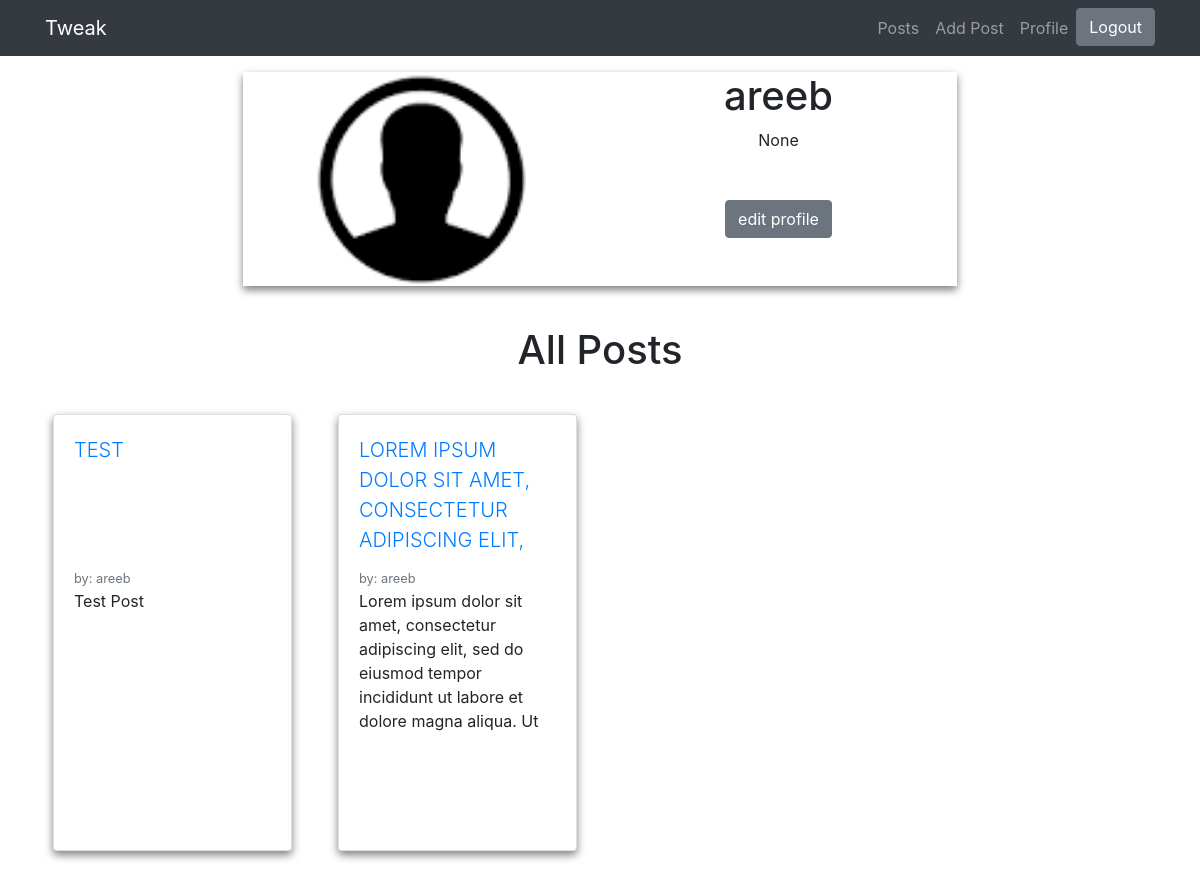
Screenshot of /profile/areeb (signed in) with the database file from the repository.
### app.py (models this page shows)
class User(UserMixin, db.Model):
    id = db.Column(db.Integer, primary_key=True)
    username = db.Column(db.String(15), unique=True)
    email = db.Column(db.String(50), unique=True)
    password = db.Column(db.String(80))
    admin = db.Column(db.Boolean, unique=False, default=True)
    profile_picture = db.Column(db.String(70), nullable=False, default='url_for(\'static\',filename=\'default.png\')')
    about = db.Column(db.String(120), unique=False)
    roles = db.relationship(
        'Role',
        secondary=roles_users,
        backref=db.backref('users', lazy='dynamic')
    )
    def __repr__(self):
        return (self.username)

class Posts(db.Model):
    id = db.Column(db.Integer, primary_key=True)
    post_id = db.Column(db.String(30), nullable=False)
    post_by = db.Column(db.String(15), nullable=False)
    post_title = db.Column(db.String(80), nullable=False)
    post_body = db.Column(db.String(25000), nullable=False)
    post_created = db.Column(db.DateTime, default = datetime.utcnow)

### app.py (the view)
@app.route('/profile/<string:pro>')
@login_required
def dashboard(pro):
    user = User.query.filter_by(username=pro).first()
    posts = Posts.query.filter_by(post_by=pro).order_by(Posts.post_created).all()
    if (user):
        image_file = user.profile_picture
        currentuser = User.query.filter_by(username=pro).one()
        return render_template('profile.html', posts=posts, admin=current_user.admin, image_file = image_file, name = str(current_user.username), profile = str(currentuser), about=current_user.about)
    else:
        return render_template('profile.html', admin=current_user.admin, image_file = url_for('static',filename='profile_pics/default.png'), name = str(current_user.username),about='This Profile Dosen\'t Exists' , profile = 'user dosent exist')

### app.py (called while the page is built)
@login_manager.user_loader
def load_user(user_id):
    return User.query.get(int(user_id))

### templates/profile.html (shortened to what this page needs)
{% extends "base.html" %}
{% block nav %}
<li>
<a href="{{ url_for('logout') }}">
  <button type="button" class="btn btn-secondary d-flex nav-item">Logout</button>
</a>
</li>
{% endblock %}
{% block body %}
<div class="container mt-16 mb-24 ">
      <div class="row">
        <div class="col-lg-8 mx-auto d-lg-block d-md-none d-none">
          <div class="h-auto m-2 w-auto text-center" style=" box-shadow: 0 4px 8px 0 rgba(0, 0, 0, 0.5);">
            <div class="container flow-root ">
              <div class="row">
                <div class="col-lg-6 p-0">
                  <div class="inline-block w-full h-full content-center object-cover relative" style=" background-color: black;">
                    <img src="{{ image_file }}" alt="{{ profile }}" class="absolute top-0 left-0 w-full h-full object-cover">
                  </div>
                </div>
                <div class="col-lg-6">
                  <div class="text-center w-full inline-block">
                    <h1>{{ profile}}</h1>
                    <p class="mx-1" >{{ about }}</p>
                    {% if name == profile %}
                    <p><a href="{{ url_for('update',idp=current_user.username) }}">
                      <button class="btn btn-secondary m-8">edit profile</button></a></p>
                    {% endif %}
                  </div>
                </div>
              </div>
            </div>
          </div>
        </div>
      </div>
    <div class="row mt-8">
      <div class="col-lg-12 text-center">
        <h1>All Posts</h1>
      </div>
        {% if posts|length < 1 %}
            <h2>Nothing Posted Yet</h2>
            {% else %}
            {% for post in posts %}
              <div class="col-lg-3 mt-3">
                <div class="card h-100 m-2 mb-3 mt-3" style="box-shadow: 0 4px 8px 0 rgba(0, 0, 0, 0.5); ">
                  <div class="card-body" style="position:relative;">
                    <p class="card-title text-uppercase lead" style="overflow: hidden; position: relative; height: 30%;  max-height: 15ch;">
                      <a href="#">{{ post.post_title }}</a>
                    </p>
                    <small class="card-subtitle mb-2 text-muted">by: {{ post.post_by }}</small>
                    <p class="card-text" style="overflow: hidden;  max-height: 14ch;"> {{ post.post_body }} </p>
                  </div>
                </div>
              </div>
            {% endfor %}
        {% endif %}
    </div>
  </div>
{% endblock %}

### templates/base.html (shortened to what this page needs)
<!DOCTYPE html>
<html lang="en">
<head>
    <link href="https://unpkg.com/tailwindcss@^1.0/dist/tailwind.min.css" rel="stylesheet">
    <link rel="stylesheet" href="https://stackpath.bootstrapcdn.com/bootstrap/4.5.0/css/bootstrap.min.css">
</head>
<body>
 <nav class="navbar navbar-expand-lg navbar-dark bg-dark fixed-top">
    <div class="container">
      <a class="navbar-brand">Tweak</a>
      <div class="collapse navbar-collapse" id="navbarResponsive">
        <ul class="navbar-nav ml-auto">
          <li class="nav-item">
            <a class="nav-link" href="{{ url_for('posts') }}">Posts</a>
          </li>
          <li class="nav-item">
            <a class="nav-link" href="{{ url_for('addpost') }}">Add Post</a>
          </li>
          <li class="nav-item">
            <a class="nav-link" href="{{ url_for('dashboard',pro=current_user.username) }}">Profile
            </a>
          </li>
       {% block nav %} {% endblock %}
        </ul>
      </div>
    </div>
  </nav>
    {% block body %} {% endblock %}
</body>
</html>

### rows the page displays
User: profile_picture (placeholder picture), username "areeb"
Posts: post_title "TEST", post_by "areeb", post_body "Test Post"
Posts: post_title "LOREM IPSUM DOLOR SIT AMET, CONSECTETUR ADIPISCING ELIT,…", post_by "areeb", post_body "Lorem ipsum dolor sit amet, consectetur adipiscing elit, sed do eiusmod tempor incididunt ut labore et dolore magna aliqua. Ut…"

### other values shown
{{ about }} "None"
